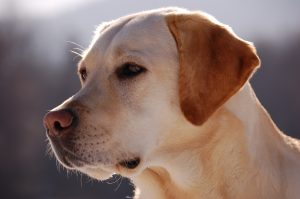
#> input picture dog.jpg, 300 x 199 px
$ jupyter execute 5-ImageRotation.ipynb   (shell and % lines are left out)
#> lines starting #> are read from the running program, lines starting #| are printed output that depends on the picture
[cell 1]
#importing the required libraries
import numpy as np
import cv2
import matplotlib.pyplot as plt

[cell 2]
image = cv2.imread('dog.jpg')
#> image is the input picture: shape (199, 300, 3); mean B, G, R 103.5, 110.4, 133.6
plt.imshow(image)

[cell 3]
rows,cols = image.shape[:2]
#> rows = 199; cols = 300
#(col/2,rows/2) is the center of rotation for the image
# M is the cordinates of the center
M = cv2.getRotationMatrix2D((cols/2,rows/2),90,1)
dst = cv2.warpAffine(image,M,(cols,rows))
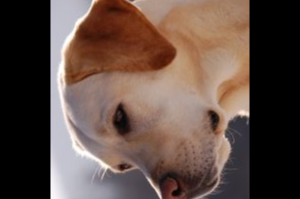
#> dst: shape (199, 300, 3); mean B, G, R 68.9, 77, 96
plt.imshow(dst)

[cell 4]
M = cv2.getRotationMatrix2D((cols/2,rows/2),180,1)
dst = cv2.warpAffine(image,M,(cols,rows))
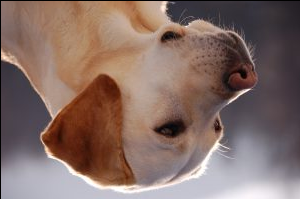
#> dst: shape (199, 300, 3); mean B, G, R 102.1, 109.1, 132.3
plt.imshow(dst)

[cell 5]
M = cv2.getRotationMatrix2D((cols/2,rows/2),270,1)
dst = cv2.warpAffine(image,M,(cols,rows))
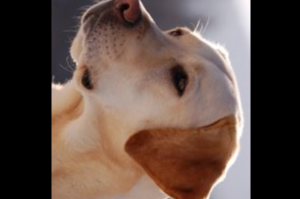
#> dst: shape (199, 300, 3); mean B, G, R 68.8, 76.9, 95.8
plt.imshow(dst)
